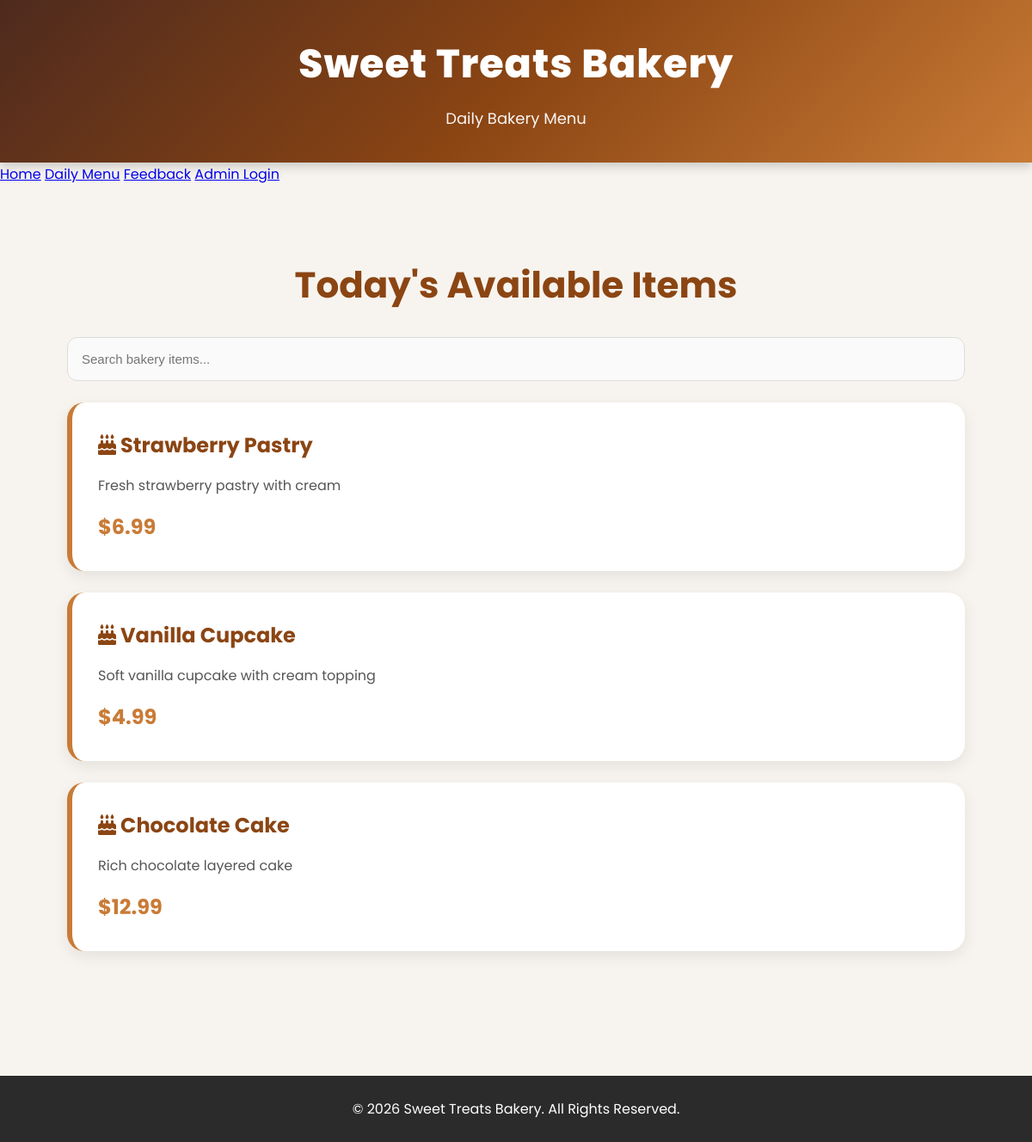
Page /menu.php on the committed database.
### tables this page shows
CREATE TABLE menu_items (

    id INT AUTO_INCREMENT PRIMARY KEY,

    item_name VARCHAR(255) NOT NULL,

    description TEXT NOT NULL,

    price DECIMAL(10,2) NOT NULL

);

### menu.php (the view, shortened to what this page needs)
<?php
include("includes/db.php");
?>
<!DOCTYPE html>
<html lang="en">
<head>
    <link rel="stylesheet" href="css/style.css">
    <link rel="stylesheet" href="https://cdnjs.cloudflare.com/ajax/libs/font-awesome/6.5.1/css/all.min.css">
</head>
<body>
    <header>
        <h1>Sweet Treats Bakery</h1>
        <p>
            Daily Bakery Menu
        </p>
    </header>
    <nav>
        <a href="index.php">Home</a>
        <a href="menu.php">Daily Menu</a>
        <a href="feedback.php">Feedback</a>
        <?php if(isset($_SESSION['admin'])){ ?>
            <a href="admin/dashboard.php">
                Dashboard
            </a>
            <a href="admin/logout.php">
                Logout
            </a>
        <?php } else { ?>
            <a href="login.php">
                Admin Login
            </a>
        <?php } ?>
    </nav>
    <section class="menu-section">
        <div class="container">
            <h1>Today's Available Items</h1>
            <input
                type="text"
                id="menuSearch"
                class="search-box"
                placeholder="Search bakery items..."
            >
            <?php
            $query = "SELECT * FROM menu_items ORDER BY id DESC";
            $result = mysqli_query($conn, $query);
            if(mysqli_num_rows($result) > 0){
                while($row = mysqli_fetch_assoc($result)){
            ?>
                <div class="menu-card">
                    <h2>
                        <i class="fa-solid fa-cake-candles"></i>
                        <?php echo htmlspecialchars($row['item_name']); ?>
                    </h2>
                    <p>
                        <?php echo htmlspecialchars($row['description']); ?>
                    </p>
                    <h3>
                        $<?php echo htmlspecialchars($row['price']); ?>
                    </h3>
                </div>
            <?php
                }
            }
            ?>
        </div>
    </section>
    <footer>
        <p>
            © <?php echo date("Y"); ?> Sweet Treats Bakery.
            All Rights Reserved.
        </p>
    </footer>
</body>
</html>

### css/style.css (style rules this page uses)
* { margin: 0; padding: 0; box-sizing: border-box; }
html { scroll-behavior: smooth; }
body { font-family: 'Poppins', sans-serif; background: #f7f4ef; color: #2b2b2b; line-height: 1.7; overflow-x: hidden; opacity: 1; transition: 0.4s ease; }
header { background: linear-gradient(135deg, #4e2a1e, #8b4513, #c97b36); color: white; text-align: center; padding: 35px 20px; box-shadow: 0 4px 12px rgba(0,0,0,0.2); }
header h1 { font-size: 46px; font-weight: 800; letter-spacing: 1px; }
header p { margin-top: 10px; font-size: 18px; opacity: 0.95; }
.container { width: 90%; max-width: 1200px; margin: auto; }
section { padding: 80px 20px; }
.feedback-section h1, .menu-section h1, .feedback-display h2 { text-align: center; margin-bottom: 25px; color: #8b4513; font-size: 42px; }
.feedback-form input, .feedback-form textarea, .search-box { width: 100%; padding: 16px; margin-bottom: 25px; border: 1px solid #ddd; border-radius: 12px; background: #fafafa; transition: 0.3s ease; font-size: 15px; }
.menu-card { background: white; padding: 30px; border-radius: 20px; margin-bottom: 25px; border-left: 6px solid #c97b36; box-shadow: 0 6px 18px rgba(0,0,0,0.08); transition: 0.3s ease; }
.menu-card h2 { color: #8b4513; margin-bottom: 12px; }
.menu-card p { color: #555; margin-bottom: 15px; }
.menu-card h3 { color: #c97b36; font-size: 24px; }
footer { background: #2b2b2b; color: white; text-align: center; padding: 25px; margin-top: 40px; }
.feature-box, .menu-card, .feedback-card, .dashboard-card { animation: fadeUp 0.6s ease; }

### rows in the picture
menu_items: item_name "Strawberry Pastry", description "Fresh strawberry pastry with cream", price "6.99"
menu_items: item_name "Vanilla Cupcake", description "Soft vanilla cupcake with cream topping", price "4.99"
menu_items: item_name "Chocolate Cake", description "Rich chocolate layered cake", price "12.99"
